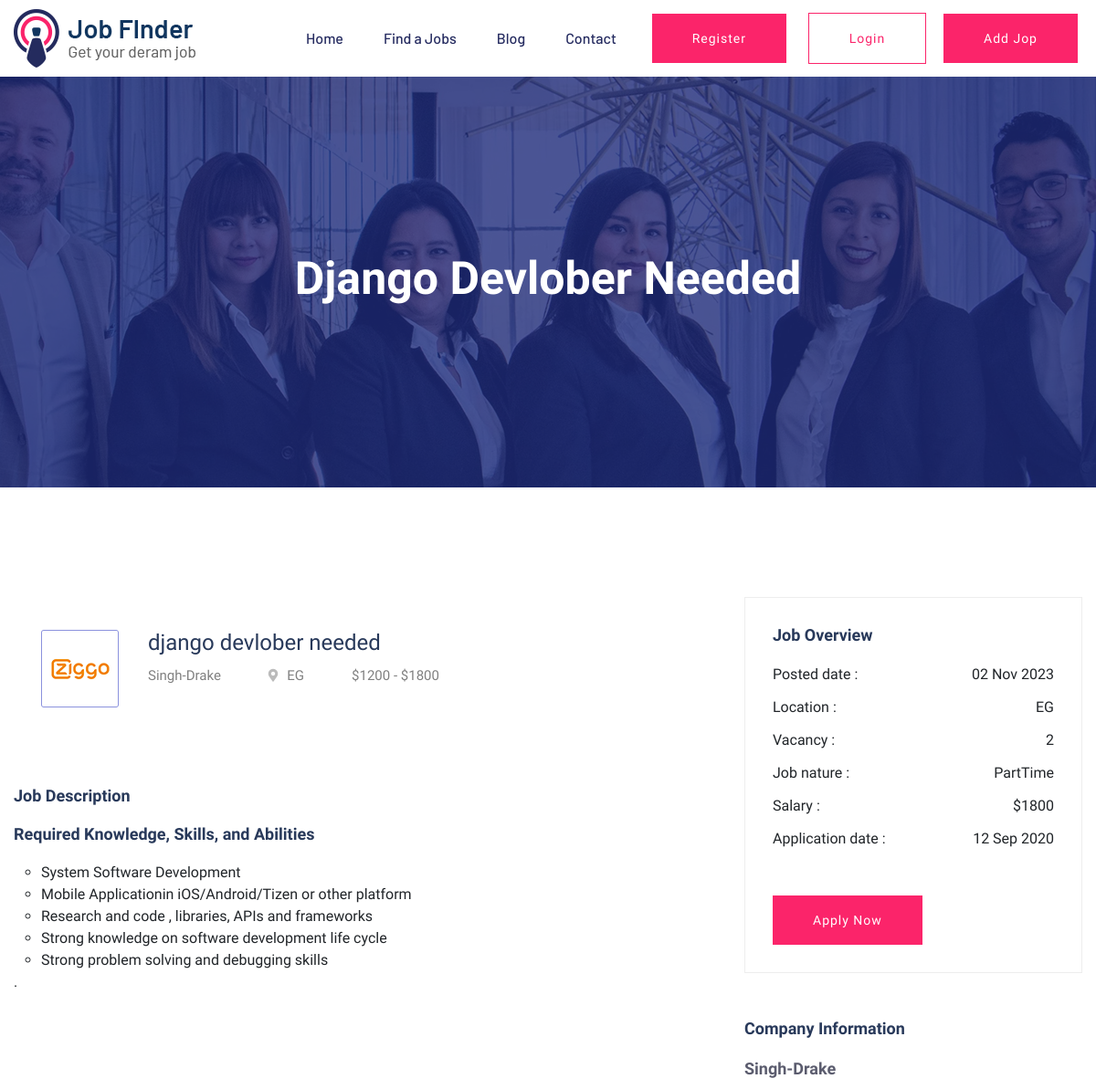
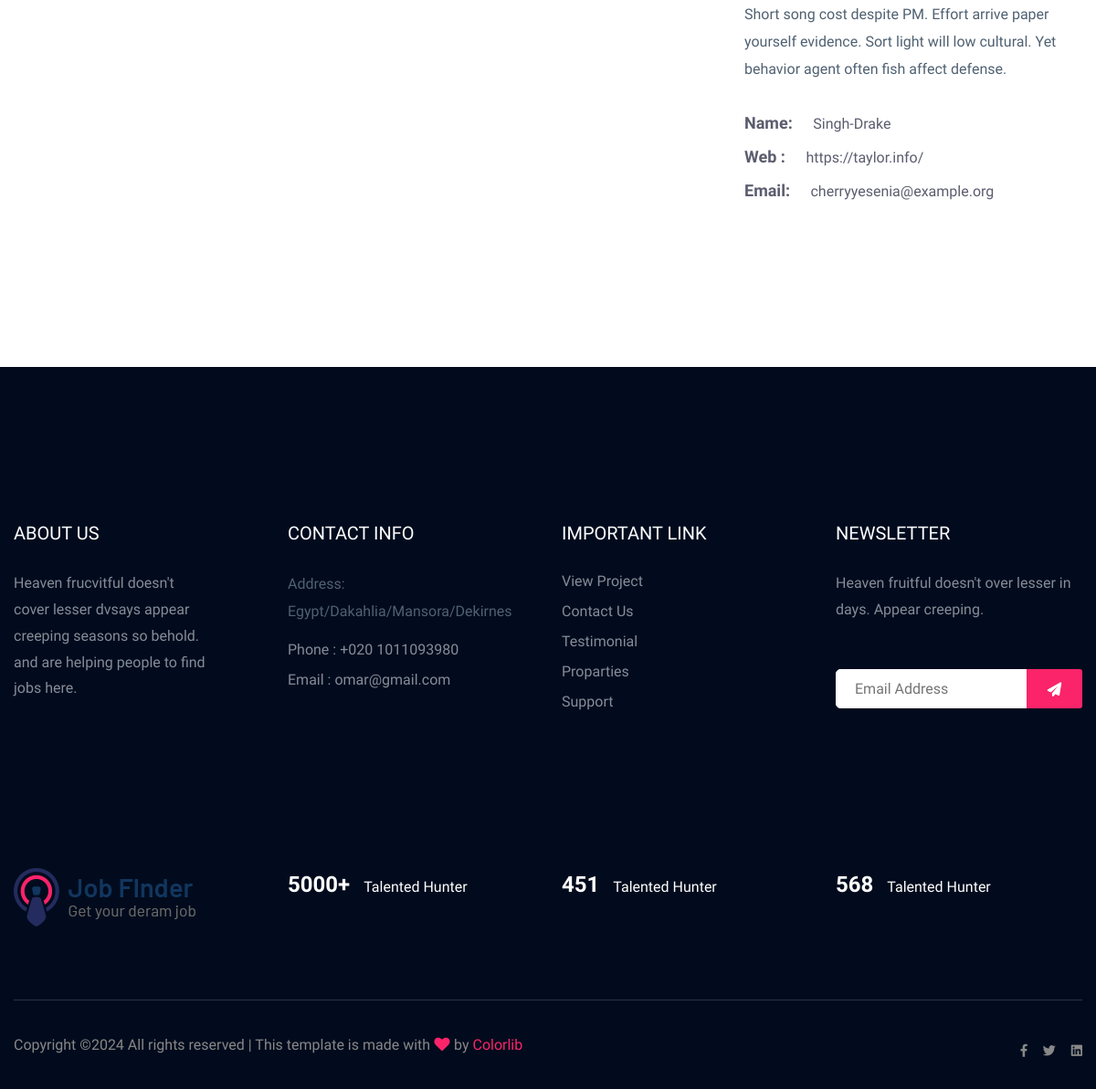
The app's page /job/django-devlober-needed with its own data (2 pictures, top to bottom).
### settings/models.py (models this page shows, shortened)
class Main(models.Model):
    name = models.CharField( max_length=50)
    logo = models.ImageField( upload_to='company_logo')
    about_us = models.TextField( max_length=300)
    address = models.CharField( max_length=100)
    phone = models.CharField( max_length=50)
    email = models.EmailField( max_length=254)
    fb_link = models.URLField( max_length=200)
    twitter_link = models.URLField( max_length=200)
    linkedIn_link= models.URLField( max_length=200)

### jop/models.py (models this page shows, shortened)
class Job(models.Model):
    title = models.CharField(max_length=150)
    location = CountryField()
    company =models.ForeignKey('Company', on_delete=models.CASCADE, related_name='jop_company')
    salary_start = models.PositiveIntegerField(null=True, blank=True)
    salary_end = models.PositiveIntegerField(null=True, blank=True)
    crated_at = models.DateTimeField(default=timezone.now)
    vacancy = models.PositiveIntegerField()
    experince = models.PositiveIntegerField()
    jop_nature = models.CharField(choices=JOP_CHOISE , max_length=10)
    description = models.TextField(max_length=5000)
    category = models.ForeignKey('Category', on_delete=models.SET_NULL,null=True, blank=True, related_name='jop_category')
    slug = models.SlugField(null=True, blank=True)
    def __str__(self) :
        return self.title
    class Meta:
        ordering = ['-id']

class Company(models.Model):
    name = models.CharField(max_length=150)
    logo = models.ImageField(upload_to='company')
    website = models.URLField()
    email = models.EmailField()
    description = models.TextField(max_length=5000)
    def __str__(self) :
        return self.name

### jop/views.py (the view)
# urls.py: path('<slug:slug>', jop_detail, name='job_detail'),
def jop_detail(request, slug):
    jobs = Job.objects.get(slug=slug)
    return render(request, 'jop/job_details.html', {'jop':jobs})

### jop/templates/jop/job_details.html (shortened to what this page needs)
{% extends "base.html" %}
{% load static %}
{% block body %}
    <main>
        <div class="slider-area ">
        <div class="single-slider section-overly slider-height2 d-flex align-items-center" data-background="{% static 'assets/img/hero/about.jpg' %}">
            <div class="container">
                <div class="row">
                    <div class="col-xl-12">
                        <div class="hero-cap text-center">
                            <h2>{{jop}}</h2>
                        </div>
                    </div>
                </div>
            </div>
        </div>
        </div>
        <div class="job-post-company pt-120 pb-120">
            <div class="container">
                <div class="row justify-content-between">
                    <div class="col-xl-7 col-lg-8">
                        <div class="single-job-items mb-50">
                            <div class="job-items">
                                <div class="company-img company-img-details">
                                    <a href="#"><img src="{{jop.company.logo.url}}" style="width: 85px;height: 85px;" alt=""></a>
                                </div>
                                <div class="job-tittle">
                                    <a href="#">
                                        <h4>{{jop}}</h4>
                                    </a>
                                    <ul>
                                        <li>{{jop.company}}</li>
                                        <li><i class="fas fa-map-marker-alt"></i>{{jop.location}}</li>
                                        <li>${{jop.salary_start}} - ${{jop.salary_end}}</li>
                                    </ul>
                                </div>
                            </div>
                        </div>
                        <div class="job-post-details">
                            <div class="post-details1 mb-50">
                                <div class="small-section-tittle">
                                    <h4>Job Description</h4>
                                </div>
                                <p>{{jop.description|safe}}.</p>
                            </div>
                        </div>
                    </div>
                    <div class="col-xl-4 col-lg-4">
                        <div class="post-details3  mb-50">
                           <div class="small-section-tittle">
                               <h4>Job Overview</h4>
                           </div>
                          <ul>
                              <li>Posted date : <span>{{jop.crated_at|date:" d M o "}}</span></li>
                              <li>Location : <span>{{jop.location}}</span></li>
                              <li>Vacancy : <span>{{jop.vacancy}}</span></li>
                              <li>Job nature : <span>{{jop.jop_nature}}</span></li>
                              <li>Salary :  <span>${{jop.salary_end}}</span></li>
                              <li>Application date : <span>12 Sep 2020</span></li>
                          </ul>
                         <div class="apply-btn2">
                            <a href="{{jop.slug}}/apply" class="btn">Apply Now</a>
                         </div>
                       </div>
                        <div class="post-details4  mb-50">
                           <div class="small-section-tittle">
                               <h4>Company Information</h4>
                           </div>
                              <span>{{jop.company}}</span>
                              <p>{{jop.company.description}}</p>
                            <ul>
                                <li>Name: <span>{{jop.company}} </span></li>
                                <li>Web : <span> {{jop.company.website}}</span></li>
                                <li>Email: <span>{{jop.company.email}}</span></li>
                            </ul>
                       </div>
                    </div>
                </div>
            </div>
        </div>
    </main>
{% endblock body %}

### template/base.html (shortened to what this page needs)
{% load static %}
<!doctype html>
<html class="no-js" lang="zxx">
    <head>
            <link rel="stylesheet" href='{% static "assets/css/bootstrap.min.css" %}'>
            <link rel="stylesheet" href="{% static 'assets/css/owl.carousel.min.css' %}">
            <link rel="stylesheet" href="{% static 'assets/css/flaticon.css' %}">
            <link rel="stylesheet" href="{% static 'assets/css/price_rangs.css' %}">
            <link rel="stylesheet" href="{% static 'assets/css/slicknav.css' %}">
            <link rel="stylesheet" href="{% static 'assets/css/animate.min.css' %}">
            <link rel="stylesheet" href="{% static 'assets/css/magnific-popup.css' %}">
            <link rel="stylesheet" href="{% static 'assets/css/fontawesome-all.min.css' %}">
            <link rel="stylesheet" href="{% static 'assets/css/themify-icons.css' %}">
            <link rel="stylesheet" href="{% static 'assets/css/slick.css' %}">
            <link rel="stylesheet" href="{% static 'assets/css/nice-select.css' %}">
            <link rel="stylesheet" href="{% static 'assets/css/style.css' %}">
   </head>
   <body>
    <header>
       <div class="header-area header-transparrent">
           <div class="headder-top header-sticky">
                <div class="container">
                    <div class="row align-items-center">
                        <div class="col-lg-3 col-md-2">
                            <div class="logo">
                                <a href="/"><img src="{{data.logo.url}}" alt=""></a>
                            </div>
                        </div>
                        <div class="col-lg-9 col-md-9">
                            <div class="menu-wrapper">
                                <div class="main-menu">
                                    <nav class="d-none d-lg-block">
                                        <ul id="navigation">
                                            <li><a href="/">Home</a></li>
                                            <li><a href="/job">Find a Jobs </a></li>
                                            <li><a href="/blog">Blog</a></li>
                                            <li><a href="/contact">Contact</a></li>
                                        </ul>
                                    </nav>
                                </div>
                                <div class="header-btn d-none f-right d-lg-block">
                                    <a href="/accounts/signup" class="btn head-btn1">Register</a>
                                </div>
                                <div class="header-btn d-none f-right d-lg-block">
                                    <a href="/accounts/login" class="btn head-btn2">Login</a>
                                </div>
                                <div class="header-btn d-none f-right d-lg-block">
                                    <a href="/job/add" class="btn head-btn1">Add Jop</a>
                                </div>
                            </div>
                        </div>
                        <div class="col-12">
                        </div>
                    </div>
                </div>
           </div>
       </div>
    </header>
    {% block body %}
    {% endblock body %}
    <footer>
        <div class="footer-area footer-bg footer-padding">
            <div class="container">
                <div class="row d-flex justify-content-between">
                    <div class="col-xl-3 col-lg-3 col-md-4 col-sm-6">
                       <div class="single-footer-caption mb-50">
                         <div class="single-footer-caption mb-30">
                             <div class="footer-tittle">
                                 <h4>About Us</h4>
                                 <div class="footer-pera">
                                     <p>{{data.about_us}}.</p>
                                </div>
                             </div>
                         </div>
                       </div>
                    </div>
                    <div class="col-xl-3 col-lg-3 col-md-4 col-sm-5">
                        <div class="single-footer-caption mb-50">
                            <div class="footer-tittle">
                                <h4>Contact Info</h4>
                                <ul>
                                    <li>
                                    <p>Address: {{data.address}}</p>
                                    </li>
                                    <li><a href="#">Phone : {{data.phone}}</a></li>
                                    <li><a href="#">Email : {{data.email}}</a></li>
                                </ul>
                            </div>
                        </div>
                    </div>
                    <div class="col-xl-3 col-lg-3 col-md-4 col-sm-5">
                        <div class="single-footer-caption mb-50">
                            <div class="footer-tittle">
                                <h4>Important Link</h4>
                                <ul>
                                    <li><a href="#"> View Project</a></li>
                                    <li><a href="#">Contact Us</a></li>
                                    <li><a href="#">Testimonial</a></li>
                                    <li><a href="#">Proparties</a></li>
                                    <li><a href="#">Support</a></li>
                                </ul>
                            </div>
                        </div>
                    </div>
                    <div class="col-xl-3 col-lg-3 col-md-4 col-sm-5">
                        <div class="single-footer-caption mb-50">
                            <div class="footer-tittle">
                                <h4>Newsletter</h4>
                                <div class="footer-pera footer-pera2">
                                 <p>Heaven fruitful doesn't over lesser in days. Appear creeping.</p>
                             </div>
                             <div class="footer-form" >
                                 <div id="mc_embed_signup">
                                     <form target="_blank" action="https://spondonit.us12.list-manage.com/subscribe/post?u=1462626880ade1ac87bd9c93a&amp;id=92a4423d01"
                                     method="get" class="subscribe_form relative mail_part">
                                         <input type="email" name="email" id="newsletter-form-email" placeholder="Email Address"
                                         class="placeholder hide-on-focus" onfocus="this.placeholder = ''"
                                         onblur="this.placeholder = ' Email Address '">
                                         <div class="form-icon">
                                             <button type="submit" name="submit" id="newsletter-submit"
                                             class="email_icon newsletter-submit button-contactForm"><img src="assets/img/icon/form.png" alt=""></button>
                                         </div>
                                     </form>
                                 </div>
                             </div>
                            </div>
                        </div>
                    </div>
                </div>
               <div class="row footer-wejed justify-content-between">
                    <div class="col-xl-3 col-lg-3 col-md-4 col-sm-6">
                        <div class="footer-logo mb-20">
                        <a href="index.html"><img src="{{data.logo.url}}" alt=""></a>
                        </div>
                    </div>
                    <div class="col-xl-3 col-lg-3 col-md-4 col-sm-5">
                    <div class="footer-tittle-bottom">
                        <span>5000+</span>
                        <p>Talented Hunter</p>
                    </div>
                    </div>
                    <div class="col-xl-3 col-lg-3 col-md-4 col-sm-5">
                        <div class="footer-tittle-bottom">
                            <span>451</span>
                            <p>Talented Hunter</p>
                        </div>
                    </div>
                    <div class="col-xl-3 col-lg-3 col-md-4 col-sm-5">
                        <div class="footer-tittle-bottom">
                            <span>568</span>
                            <p>Talented Hunter</p>
                        </div>
                    </div>
               </div>
            </div>
        </div>
        <div class="footer-bottom-area footer-bg">
            <div class="container">
                <div class="footer-border">
                     <div class="row d-flex justify-content-between align-items-center">
                         <div class="col-xl-10 col-lg-10 ">
                             <div class="footer-copy-right">
                                 <p>
  Copyright &copy;<script>document.write(new Date().getFullYear());</script> All rights reserved | This template is made with <i class="fa fa-heart" aria-hidden="true"></i> by <a href="https://colorlib.com" target="_blank">Colorlib</a>
  </p>
                             </div>
                         </div>
                         <div class="col-xl-2 col-lg-2">
                             <div class="footer-social f-right">
                                 <a href="{{data.fb_link}}"><i class="fab fa-facebook-f"></i></a>
                                 <a href="{{data.twitter_link}}"><i class="fab fa-twitter"></i></a>
                                 <a href="{{data.linkedIn_link}}"><i class="fab fa-linkedin"></i></a>
                             </div>
                         </div>
                     </div>
                </div>
            </div>
        </div>
    </footer>
    </body>
</html>

### records on screen
Main: logo (picture), about_us "Heaven frucvitful doesn't cover lesser dvsays appear creeping seasons so behold. and are helping people to find jobs here", address "Egypt/Dakahlia/Mansora/Dekirnes", phone "+020 1011093980", email "omar@gmail.com"
Job: title "Django Devlober Needed", company.logo (picture), title "django devlober needed", company "Singh-Drake", location "EG", salary_start "1200", salary_end "1800", description "Required Knowledge, Skills, and Abilities System Software Development Mobile Applicationin iOS/Android/Tizen or other platform Research and code , libraries, APIs and frameworks Strong knowledge on software development life cycle Strong problem solving and debugging skills", crated_at "02 Nov 2023", vacancy "2", jop_nature "PartTime", company.description "Short song cost despite PM. Effort arrive paper yourself evidence. Sort light will low cultural. Yet behavior agent often fish affect defense.", company.website "https://taylor.info/", company.email "cherryyesenia@example.org"
